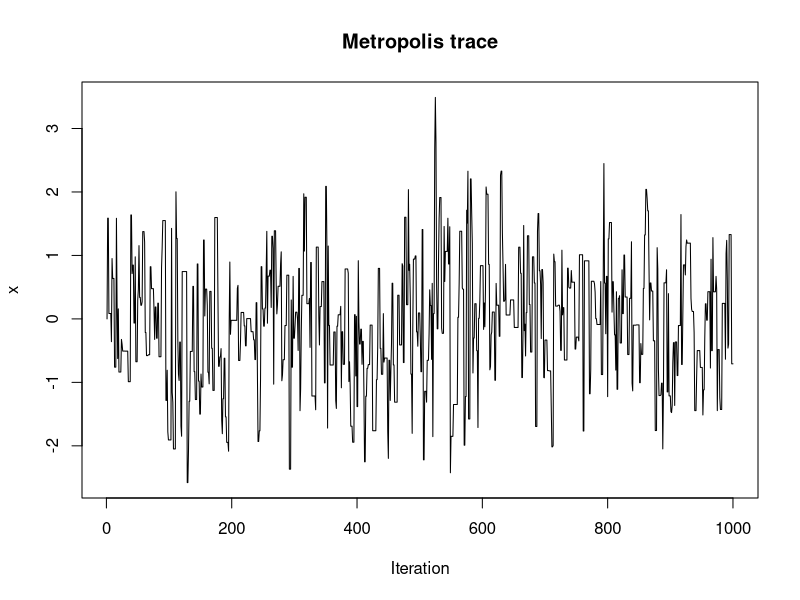

Recreate this plot in R.
# Random-walk Metropolis for a standard normal target. Symmetric Gaussian proposal.
set.seed(502)
log_target <- function(x) dnorm(x, log = TRUE)
metropolis <- function(n, proposal_sd, initial = 0) {
  draws <- numeric(n)
  draws[1] <- initial
  accepted <- 0L
  for (i in 2:n) {
    current <- draws[i - 1L]
    candidate <- rnorm(1, current, proposal_sd)
    log_alpha <- log_target(candidate) - log_target(current)
    if (log(runif(1)) < min(0, log_alpha)) {
      draws[i] <- candidate
      accepted <- accepted + 1L
    } else draws[i] <- current
  }
  list(draws = draws, acceptance = accepted / (n - 1L))
}

fit <- metropolis(30000L, proposal_sd = 2)
post <- fit$draws[5001:30000]
stopifnot(abs(mean(post)) < 0.08, abs(sd(post) - 1) < 0.08)
cat(sprintf("Acceptance rate: %.3f; posterior mean: %.3f; SD: %.3f\n", fit$acceptance, mean(post), sd(post)))
plot(fit$draws[1:1000], type = "l", xlab = "Iteration", ylab = "x", main = "Metropolis trace")
